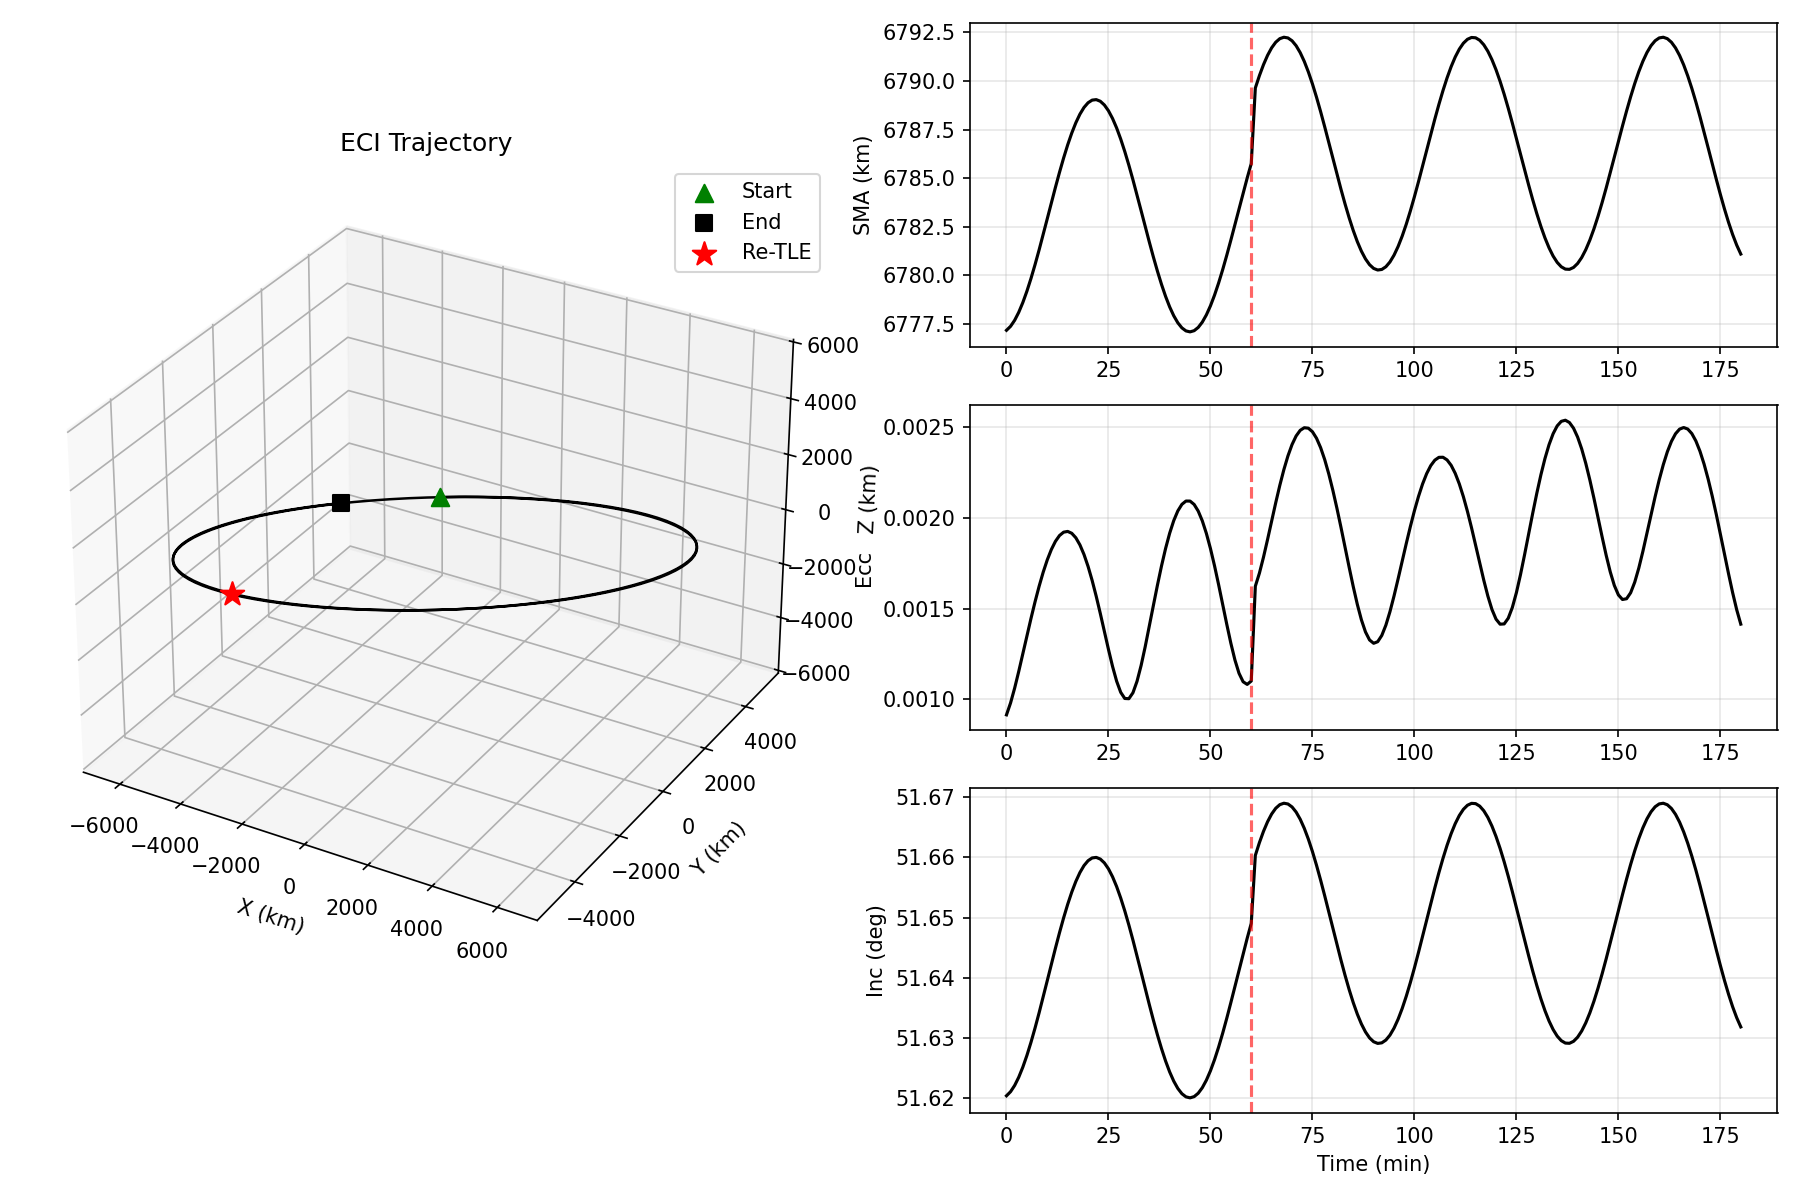

The Python source for this figure:
from datetime import datetime, timedelta
import numpy as np
from sgp4.api import Satrec, jday
from dynamics import Dynamics
from sgp4_helper import SGP4Helper
import matplotlib.pyplot as plt
from pathlib import Path

# Original TLE (example ISS)
line1 = '1 25544U 98067A   24001.50000000  .00016717  00000-0  10270-3 0  9005'
line2 = '2 25544  51.6400 208.9163 0006317  69.9862  25.2906 15.54225995 12345'
sat = Satrec.twoline2rv(line1, line2)

print("Dummy propagation: SGP4 -> rebuild TLE from state -> continue")

start_time = datetime(2024, 1, 1, 12, 0, 0)
total_minutes = 180    # total propagation span
retle_minute  = 60     # minute at which we rebuild a TLE
print(f"Total minutes: {total_minutes}")
print(f"Re-TLE at minute: {retle_minute}")

# Containers
time_min = []
sma_km   = []
ecc      = []
inc_deg  = []
retle_flag = []
# NEW: position containers (km)
pos_x = []
pos_y = []
pos_z = []

dynamics = Dynamics()

# Capture initial elements
init_el = SGP4Helper.get_orbital_elements(sat)
print("Initial elements:")
print(f"  SMA  (km): {init_el['sma']/1000.0:.3f}")
print(f"  ECC       : {init_el['ecc']:.6e}")
print(f"  INC  (deg): {np.rad2deg(init_el['inc']):.6f}")

retle_done = False
retle_el_before = None
retle_el_after  = None

for m in range(total_minutes + 1):
    current_time = start_time + timedelta(minutes=m)
    jd, fr = jday(current_time.year, current_time.month, current_time.day,
                  current_time.hour, current_time.minute, current_time.second)
    err, r_eci_km, v_eci_kms = sat.sgp4(jd, fr)
    if err != 0:
        print(f"SGP4 error code {err} at minute {m}")
        continue

    # Record current orbital elements from position/velocity (convert to meters)
    r_m = np.array(r_eci_km) * 1000.0
    v_m = np.array(v_eci_kms) * 1000.0
    coe = dynamics.rv2coe(r_m, v_m)
    time_min.append(m)
    sma_km.append(coe['sma']/1000.0)
    ecc.append(coe['ecc'])
    inc_deg.append(np.rad2deg(coe['inc']))
    retle_flag.append(0 if not retle_done else 1)

    # NEW: store ECI position (km)
    pos_x.append(r_eci_km[0])
    pos_y.append(r_eci_km[1])
    pos_z.append(r_eci_km[2])

    # Rebuild TLE at specified minute (once)
    if (m == retle_minute) and (not retle_done):
        print(f"\nRebuilding TLE at minute {m}...")
        retle_el_before = SGP4Helper.get_orbital_elements(sat)
        # Assume osculating == mean; directly create new Satrec
        sat = SGP4Helper.create_satrec_from_state(r_m, v_m, current_time, bstar=0.0)
        retle_el_after = SGP4Helper.get_orbital_elements(sat)
        print("Pre-rebuild elements:")
        print(f"  SMA (km): {retle_el_before['sma']/1000.0:.3f}")
        print(f"  ECC     : {retle_el_before['ecc']:.6e}")
        print(f"  INC (deg): {np.rad2deg(retle_el_before['inc']):.6f}")
        print("Post-rebuild elements:")
        print(f"  SMA (km): {retle_el_after['sma']/1000.0:.3f}")
        print(f"  ECC     : {retle_el_after['ecc']:.6e}")
        print(f"  INC (deg): {np.rad2deg(retle_el_after['inc']):.6f}\n")
        retle_done = True

# Convert lists
time_min  = np.array(time_min)
sma_km    = np.array(sma_km)
ecc       = np.array(ecc)
inc_deg   = np.array(inc_deg)
retle_flag= np.array(retle_flag)
# NEW: convert position arrays
pos_x = np.array(pos_x)
pos_y = np.array(pos_y)
pos_z = np.array(pos_z)

# REPLACED plotting section with 3D + elements
fig = plt.figure(figsize=(12, 8))
gs = fig.add_gridspec(3, 2)

# 3D trajectory (left column spans rows)
ax3d = fig.add_subplot(gs[:, 0], projection='3d')
ax3d.plot(pos_x, pos_y, pos_z, 'k-', linewidth=1.2)
ax3d.scatter(pos_x[0], pos_y[0], pos_z[0], marker='^', c='g', s=70, label='Start')
ax3d.scatter(pos_x[-1], pos_y[-1], pos_z[-1], marker='s', c='k', s=60, label='End')
if retle_done and retle_minute < len(pos_x):
    ax3d.scatter(pos_x[retle_minute], pos_y[retle_minute], pos_z[retle_minute],
                 marker='*', c='r', s=140, label='Re-TLE')
ax3d.set_xlabel('X (km)')
ax3d.set_ylabel('Y (km)')
ax3d.set_zlabel('Z (km)')
ax3d.set_title('ECI Trajectory')
ax3d.grid(True, alpha=0.3)
ax3d.legend(loc='best')

# Orbital elements (right column)
ax1 = fig.add_subplot(gs[0, 1])
ax1.plot(time_min, sma_km, 'k-')
ax1.set_ylabel('SMA (km)')
ax1.grid(True, alpha=0.3)

ax2 = fig.add_subplot(gs[1, 1], sharex=ax1)
ax2.plot(time_min, ecc, 'k-')
ax2.set_ylabel('Ecc')
ax2.grid(True, alpha=0.3)

ax3 = fig.add_subplot(gs[2, 1], sharex=ax1)
ax3.plot(time_min, inc_deg, 'k-')
ax3.set_ylabel('Inc (deg)')
ax3.set_xlabel('Time (min)')
ax3.grid(True, alpha=0.3)

if retle_done:
    for a in (ax1, ax2, ax3):
        a.axvline(retle_minute, color='r', linestyle='--', alpha=0.6)

plt.tight_layout()
out = Path.cwd() / "dummy_prop.png"
plt.savefig(out, dpi=150)
print(f"Done. Points: {len(time_min)}. Plot: {out}")
plt.show()